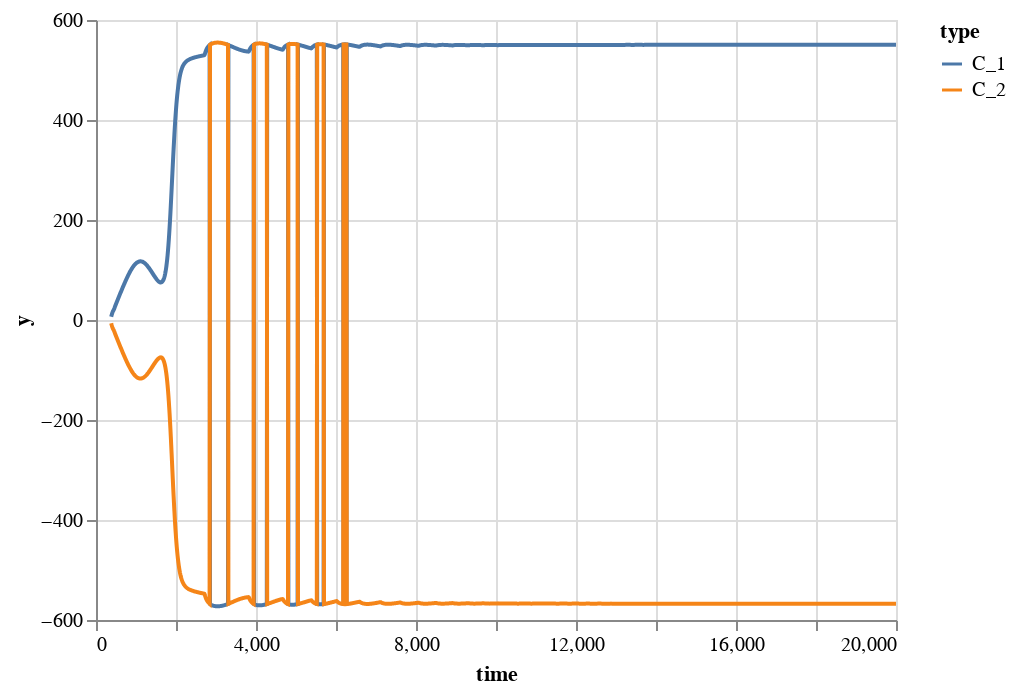

Notebook code cell kept with this figure:
### Code cell
df = pd.concat([
    pd.DataFrame({'y': Cs_1, 'time': time, 'type': 'C_1'}),
    pd.DataFrame({'y': Cs_2, 'time': time, 'type': 'C_2'})
])

alt.Chart(df).mark_line().encode(
    x='time:Q',
    y='y:Q',
    color='type:N'
)

### Figure 1 — Vega-Lite specification as saved in the notebook (floating-point values rounded to 4 significant figures; data arrays with more than 128 entries replaced by an {"elided": "..."} marker saying what was removed)
{"config": {"view": {"continuousWidth": 400, "continuousHeight": 300}}, "data": {"name": "data-913583cb4eecf3bdd222c4baa9e8c403"}, "mark": "line", "encoding": {"color": {"type": "nominal", "field": "type"}, "x": {"type": "quantitative", "field": "time"}, "y": {"type": "quantitative", "field": "y"}}, "$schema": "https://vega.github.io/schema/vega-lite/v4.8.1.json", "datasets": {"data-913583cb4eecf3bdd222c4baa9e8c403": {"elided": "3926 records"}}}
